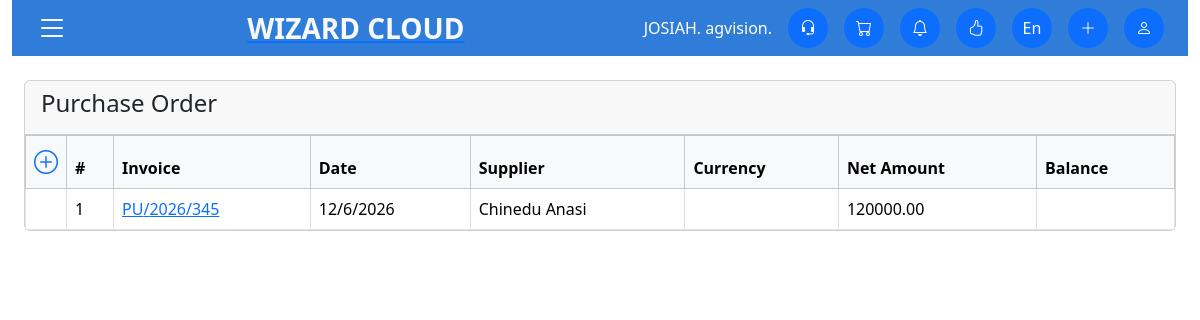
/purchase/list, run on an earlier commit of the app's database.
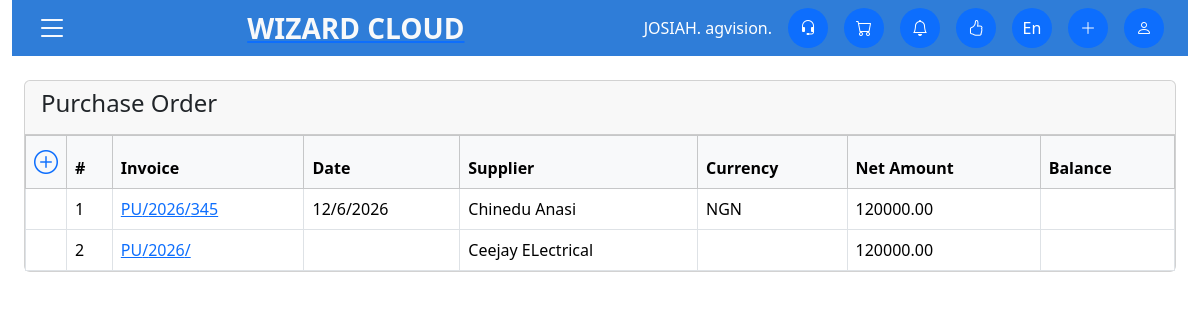
And on a later commit of the database.
### automate1/models.py (models this page shows, shortened)
class OrderDocument(models.Model):
    doc_code = models.CharField(max_length=10)
    doc_year = models.CharField(max_length=4)
    doc_num = models.CharField(max_length=20)
    doc_date = models.CharField(max_length=20)
    supplier_name = models.CharField(max_length=255, blank=True)
    supplier_invoice = models.CharField(max_length=100, blank=True)
    currency = models.CharField(max_length=10, blank=True)
    credit_fercility = models.CharField(max_length=100, blank=True)
    address = models.TextField(blank=True)
    project = models.CharField(max_length=255, blank=True)
    created_at = models.DateTimeField(auto_now_add=True)

class Supplier(models.Model):
    name = models.CharField(max_length=100, unique=True)
    address = models.TextField(blank=True, null=True)
    phone = models.CharField(max_length=20, blank=True, null=True)
    email = models.EmailField(blank=True, null=True)

class OrderItem(models.Model):
    document = models.ForeignKey(OrderDocument, on_delete=models.CASCADE, related_name="items")
    product_code = models.CharField(max_length=255)
    product_description = models.TextField(blank=True)
    warehouse = models.CharField(max_length=255, blank=True)
    product_qty = models.DecimalField(max_digits=10, decimal_places=3)
    product_unit = models.CharField(max_length=10)
    product_price = models.DecimalField(max_digits=12, decimal_places=2)
    product_amount = models.DecimalField(max_digits=12, decimal_places=2)
    percentage_discount = models.DecimalField(max_digits=5, decimal_places=2)
    discount = models.DecimalField(max_digits=12, decimal_places=2)
    gross_amount = models.DecimalField(max_digits=12, decimal_places=2)

class Currency(models.Model):
    code = models.CharField(max_length=3, unique=True)      # NGN, USD
    name = models.CharField(max_length=50)

### automate1/views.py (the view)
# urls.py: path("purchase/list", views.Purchase_list, name="purchase_list"),
def Purchase_list(request):
    purchases = OrderDocument.objects.all()
    currencies = Currency.objects.all()
    suppliers = Supplier.objects.all()
    context = {
        "purchases": purchases,
        "currencies": currencies,
        "suppliers": suppliers,
    }
    return render(request, "purchase_list.html", context)

### automate1/templates/purchase_list.html (shortened to what this page needs)
{% extends 'base.html' %}
{% load static %}{% block content %}
<div class="container-fluid mt-4">
    <div class="card">
        <div class="card-header text-dark">
            <h4>Purchase Order</h4>
        </div>
        <div class="card-body p-0">
            <table class="table table-bordered table-hover mb-0">
                <thead class="table-light">
                    <tr>
                        <th style="width: 10px;"><a href="{% url 'purchase'%}">
                                <i class="bi bi-plus-circle fs-4"></i></a></li>
                            </a></th>
                        <th>#</th>
                        <th>Invoice</th>
                        <th>Date</th>
                        <th>Supplier</th>
                        <th>Currency</th>
                        <th>Net Amount</th>
                        <th>Balance</th>
                    </tr>
                </thead>
                <tbody>
                    {% for purchase in purchases %}
                    <tr>
                        <td></td>
                        <td>{{ forloop.counter }}</td>
                        <td>
                            <a href="{% url 'update_purchase' purchase.id %}">
                                {{ purchase.doc_code }}/{{ purchase.doc_year }}/{{ purchase.doc_num }}
                        </td>
                        <td>{{ purchase.doc_date }}</td>
                        <td>{% for supplier in suppliers %}
                            {% if supplier.id|stringformat:"s" == purchase.supplier_name %}
                            {{ supplier.name }}
                            {% endif %}
                            {% endfor %}
                        </td>
                        <td>{% for currency in currencies %}
                            {% if currency.id|stringformat:"s" == purchase.currency %}
                            {{ currency.name }}
                            {% endif %}
                            {% endfor %}
                        </td>
                        {% for item in purchase.items.all %}
                        <td>{{ item.product_price }}</td>
                        <td>{{ purchase.currencys }}</td>
                        {% endfor %}
                    </tr>
                    {% empty %}
                    <tr>
                        <td colspan="11" class="text-center">
                            No Items
                        </td>
                    </tr>
                    {% endfor %}
                </tbody>
            </table>
        </div>
    </div>
    {% endblock content %}

### automate1/templates/base.html (shortened to what this page needs)
{% load static %}
<!DOCTYPE html>
<html>
<head>
    <link href='https://cdn.jsdelivr.net/npm/bootstrap-icons@1.11.3/font/bootstrap-icons.css' rel='stylesheet'>
    <link href="https://cdn.jsdelivr.net/npm/bootstrap@5.3.7/dist/css/bootstrap.min.css" rel="stylesheet">
</head>
<body>
    <div class="container-fluid">
        <nav class='top d-flex justify-content-between align-items-center px-4'>
            <div><i class='bi bi-list fs-2'></i></div>
            <a href="{% url 'dashboard' %}">
                <div class='fw-bold fs-3 text-light'>WIZARD CLOUD</div>
            </a>
            <div class='d-flex align-items-center gap-3'><span>JOSIAH. agvision.</span>
                <div class='icon-btn'><i class='bi bi-headset'></i></div>
                <div class='icon-btn'><i class='bi bi-cart'></i></div>
                <div class='icon-btn'><i class='bi bi-bell'></i></div>
                <div class='icon-btn'><i class='bi bi-hand-thumbs-up'></i></div>
                <div class='icon-btn'>En</div>
                <div class='icon-btn'><i class='bi bi-plus-lg'></i></div>
                <div class='icon-btn'><i class='bi bi-person'></i></div>
            </div>
        </nav>
        {% block content %}
        {% endblock content %}
</body>
</html>

### automate1/templates/base.html (style rules this page uses)
body { font-family: Segoe UI, Tahoma, sans-serif }
.top { background: #2f7dd8; height: 56px; color: #fff }
.icon-btn { width: 40px; height: 40px; border-radius: 50%; background: #0d6efd; color: #fff; display: flex; align-items: center; justify-content: center }

What changed in the data, as far as the page shows it:
changed OrderDocument (number 1 of 2 on the later page): gains Currency (name "NGN")
added OrderDocument: doc_code "PU", doc_year "2026"
added Supplier: name "Ceejay ELectrical", shown under "PU"
added OrderItem: product_price "120000.00", shown under "PU"
